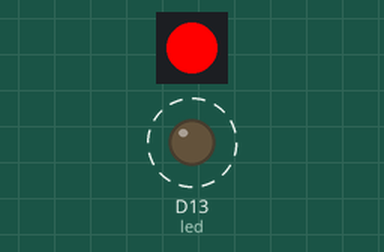
Simulated run of this program. Board: CircuitPython board. Shown: 1 RGB LEDs in strip order, left to right, output pins drawn as LEDs (lit = HIGH). Dashed ring = blinking. What the program prints to the serial console is not drawn.

Above: at 0.2 s.
At 0.7 s:
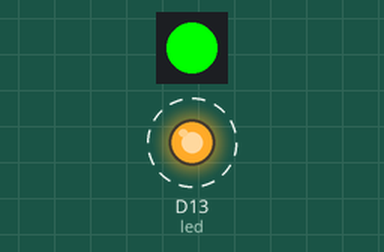
At 2.7 s:
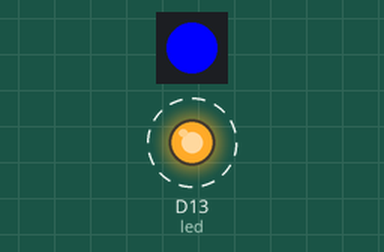
Timing chart, 0 to 3.5 s (numbered marks = the images above):
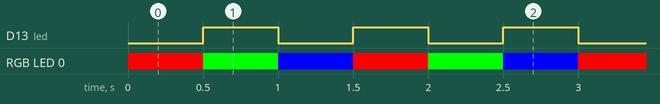

Measured:
- by itself, D13 (led): alternates HIGH for 0.50 s and LOW for 0.50 s
- by itself, RGB LED 0: repeats every 1.5 s: RGB(0, 255, 0) 0.50 s, RGB(0, 0, 255) 0.50 s, RGB(255, 0, 0) 0.50 s
- by itself, everything shown: repeats every 3.0 s, in 6 steps

The program:

simple_colors.py
```python
import board
import time
import neopixel
from digitalio import DigitalInOut, Direction, Pull

# Built in neopixel
dot = neopixel.NeoPixel(board.NEOPIXEL, 1, brightness=1)

# Built in red LED
led = DigitalInOut(board.D13)
led.direction = Direction.OUTPUT

######################### MAIN LOOP ##############################
red = (255,0,0)
grn = (0,255,0)
blu = (0,0,255)
colors = [red, grn, blu]
print("running")
while True:
    for c in colors:
        dot[0] = tuple(c)
        time.sleep(.5)
        led.value = not led.value
```
